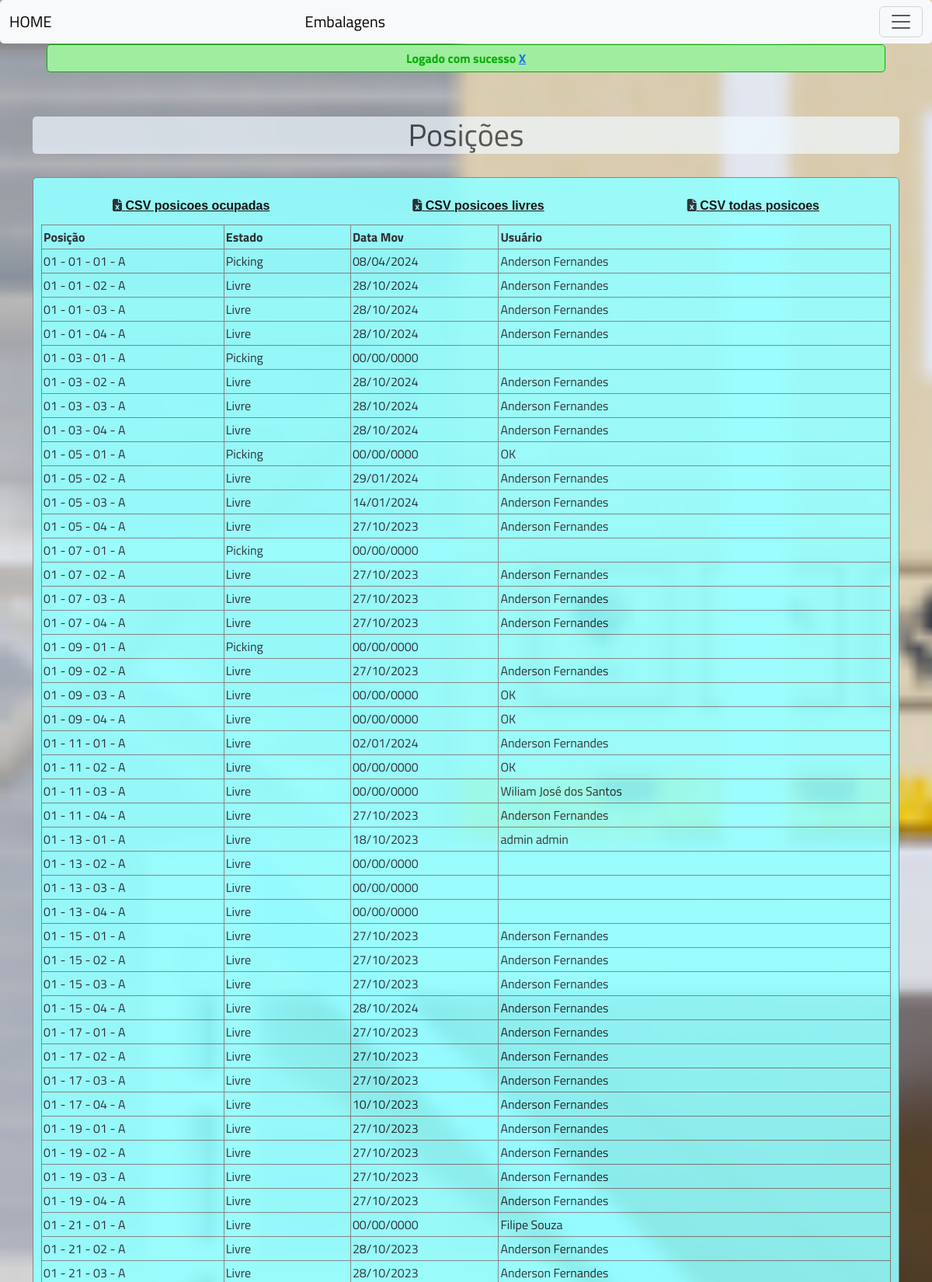
The app's page /newPositions.php (signed in, upper part) with its own data.
### tables this page shows
CREATE TABLE `posicoes` (
  `posicao_id` int(11) NOT NULL,
  `posicao` varchar(20) DEFAULT NULL,
  `modelo` varchar(100) DEFAULT NULL,
  `status` varchar(100) DEFAULT NULL,
  `nota` varchar(100) DEFAULT NULL,
  `quantidade` varchar(10) DEFAULT NULL,
  `itemModelo` varchar(150) DEFAULT NULL,
  `unudMedida` varchar(150) DEFAULT NULL,
  `contratante` varchar(150) DEFAULT NULL,
  `operacao` varchar(100) DEFAULT NULL,
  `origem` varchar(150) DEFAULT NULL,
  `destino` varchar(150) DEFAULT NULL,
  `observacao` varchar(200) DEFAULT NULL,
  `estado` varchar(15) NOT NULL,
  `dataModificacao` date DEFAULT NULL,
  `usuario` varchar(100) DEFAULT NULL,
  `palete_id` int(7) DEFAULT NULL
);

### queryes.php (called while the page is built, shortened)
<?php
include_once("conexao.php");
$stmtPosicoes = $conn->query("SELECT * FROM posicoes");
$stmtPosicoes->execute();
$returnPosicoes = $stmtPosicoes->fetchAll(PDO::FETCH_ASSOC);
?>

### css/style.php (called while the page is built, shortened)
<?php
include_once("queryes.php");
?>

### conexao.php (called while the page is built, shortened)
<?php
function invertDate($date, $separates = "-", $join = "/")
{
   return implode($join, array_reverse(explode($separates, $date)));
}
?>

### newPositions.php (the view, shortened to what this page needs)
<?php
include_once("templates/header.php");
include_once("queryes.php");
include_once("permitions.php");
?>
<div class="container">
    <h1 class="titulo">Posições</h1>
    <div class="registration">
        <div class="csvLink">
            <i class="fa-solid fa-file-excel"><a class="linkCsv" href="csv.php?estado=ocupado"> CSV posicoes
                    ocupadas</a></i>
            <i class="fa-solid fa-file-excel"><a class="linkCsv" href="csv.php?estado=livre"> CSV posicoes
                    livres</a></i>
            <i class="fa-solid fa-file-excel"><a class="linkCsv" href="csv.php?estado=todas"> CSV todas posicoes</a></i>
        </div>
        <table>
            <thead>
                <tr>
                    <th>Posição</th>
                    <th>Estado</th>
                    <th>Data Mov</th>
                    <th>Usuário</th>
                </tr>
            </thead>
            <tbody>
                <?php
                foreach ($returnPosicoes as $posicoes) {
                    extract($posicoes);
                    echo "
                <tr>
                    <td>" . $posicao . "</td>
                    <td>" . $estado . "</td>
                    <td>" . invertDate($dataModificacao) . "</td>
                    <td>" . $usuario . "</td>
                </tr>
                ";
                }
                ?>
            </tbody>
        </table>
    </div>
</div>
<?php include_once("templates/footer.php") ?>

### records on screen
posicoes: posicao "01 - 01 - 01 - A", estado "Picking", dataModificacao "08/04/2024", usuario "Anderson Fernandes"
posicoes: posicao "01 - 01 - 02 - A", estado "Livre", dataModificacao "28/10/2024", usuario "Anderson Fernandes"
posicoes: posicao "01 - 01 - 03 - A", estado "Livre", dataModificacao "28/10/2024", usuario "Anderson Fernandes"
posicoes: posicao "01 - 01 - 04 - A", estado "Livre", dataModificacao "28/10/2024", usuario "Anderson Fernandes"
posicoes: posicao "01 - 03 - 01 - A", estado "Picking", dataModificacao "00/00/0000"
posicoes: posicao "01 - 03 - 02 - A", estado "Livre", dataModificacao "28/10/2024", usuario "Anderson Fernandes"
posicoes: posicao "01 - 03 - 03 - A", estado "Livre", dataModificacao "28/10/2024", usuario "Anderson Fernandes"
posicoes: posicao "01 - 03 - 04 - A", estado "Livre", dataModificacao "28/10/2024", usuario "Anderson Fernandes"
posicoes: posicao "01 - 05 - 01 - A", estado "Picking", dataModificacao "00/00/0000", usuario "OK"
posicoes: posicao "01 - 05 - 02 - A", estado "Livre", dataModificacao "29/01/2024", usuario "Anderson Fernandes"
posicoes: posicao "01 - 05 - 03 - A", estado "Livre", dataModificacao "14/01/2024", usuario "Anderson Fernandes"
posicoes: posicao "01 - 05 - 04 - A", estado "Livre", dataModificacao "27/10/2023", usuario "Anderson Fernandes"
posicoes: posicao "01 - 07 - 01 - A", estado "Picking", dataModificacao "00/00/0000"
posicoes: posicao "01 - 07 - 02 - A", estado "Livre", dataModificacao "27/10/2023", usuario "Anderson Fernandes"
posicoes: posicao "01 - 07 - 03 - A", estado "Livre", dataModificacao "27/10/2023", usuario "Anderson Fernandes"
posicoes: posicao "01 - 07 - 04 - A", estado "Livre", dataModificacao "27/10/2023", usuario "Anderson Fernandes"
posicoes: posicao "01 - 09 - 01 - A", estado "Picking", dataModificacao "00/00/0000"
posicoes: posicao "01 - 09 - 02 - A", estado "Livre", dataModificacao "27/10/2023", usuario "Anderson Fernandes"
posicoes: posicao "01 - 09 - 03 - A", estado "Livre", dataModificacao "00/00/0000", usuario "OK"
posicoes: posicao "01 - 09 - 04 - A", estado "Livre", dataModificacao "00/00/0000", usuario "OK"
posicoes: posicao "01 - 11 - 01 - A", estado "Livre", dataModificacao "02/01/2024", usuario "Anderson Fernandes"
posicoes: posicao "01 - 11 - 02 - A", estado "Livre", dataModificacao "00/00/0000", usuario "OK"
posicoes: posicao "01 - 11 - 03 - A", estado "Livre", dataModificacao "00/00/0000", usuario "Wiliam José dos Santos"
posicoes: posicao "01 - 11 - 04 - A", estado "Livre", dataModificacao "27/10/2023", usuario "Anderson Fernandes"
posicoes: posicao "01 - 13 - 01 - A", estado "Livre", dataModificacao "18/10/2023", usuario "admin admin"
posicoes: posicao "01 - 13 - 02 - A", estado "Livre", dataModificacao "00/00/0000"
posicoes: posicao "01 - 13 - 03 - A", estado "Livre", dataModificacao "00/00/0000"
posicoes: posicao "01 - 13 - 04 - A", estado "Livre", dataModificacao "00/00/0000"
posicoes: posicao "01 - 15 - 01 - A", estado "Livre", dataModificacao "27/10/2023", usuario "Anderson Fernandes"
posicoes: posicao "01 - 15 - 02 - A", estado "Livre", dataModificacao "27/10/2023", usuario "Anderson Fernandes"
posicoes: posicao "01 - 15 - 03 - A", estado "Livre", dataModificacao "27/10/2023", usuario "Anderson Fernandes"
posicoes: posicao "01 - 15 - 04 - A", estado "Livre", dataModificacao "28/10/2024", usuario "Anderson Fernandes"
posicoes: posicao "01 - 17 - 01 - A", estado "Livre", dataModificacao "27/10/2023", usuario "Anderson Fernandes"
posicoes: posicao "01 - 17 - 02 - A", estado "Livre", dataModificacao "27/10/2023", usuario "Anderson Fernandes"
posicoes: posicao "01 - 17 - 03 - A", estado "Livre", dataModificacao "27/10/2023", usuario "Anderson Fernandes"
posicoes: posicao "01 - 17 - 04 - A", estado "Livre", dataModificacao "10/10/2023", usuario "Anderson Fernandes"
posicoes: posicao "01 - 19 - 01 - A", estado "Livre", dataModificacao "27/10/2023", usuario "Anderson Fernandes"
posicoes: posicao "01 - 19 - 02 - A", estado "Livre", dataModificacao "27/10/2023", usuario "Anderson Fernandes"
posicoes: posicao "01 - 19 - 03 - A", estado "Livre", dataModificacao "27/10/2023", usuario "Anderson Fernandes"
posicoes: posicao "01 - 19 - 04 - A", estado "Livre", dataModificacao "27/10/2023", usuario "Anderson Fernandes"
posicoes: posicao "01 - 21 - 01 - A", estado "Livre", dataModificacao "00/00/0000", usuario "Filipe Souza"
posicoes: posicao "01 - 21 - 02 - A", estado "Livre", dataModificacao "28/10/2023", usuario "Anderson Fernandes"
posicoes: posicao "01 - 21 - 03 - A", estado "Livre", dataModificacao "28/10/2023", usuario "Anderson Fernandes"

### other values on screen
$exibeMensagem['mensage'] "Logado com sucesso X"
